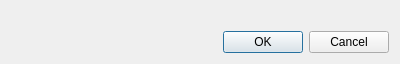
<?xml version="1.0" encoding="UTF-8"?>
<ui version="4.0">
 <class>Dialog</class>
 <widget class="QDialog" name="Dialog">
  <property name="geometry">
   <rect>
    <x>0</x>
    <y>0</y>
    <width>400</width>
    <height>61</height>
   </rect>
  </property>
  <property name="sizePolicy">
   <sizepolicy hsizetype="Minimum" vsizetype="Minimum">
    <horstretch>0</horstretch>
    <verstretch>0</verstretch>
   </sizepolicy>
  </property>
  <property name="windowTitle">
   <string>Debug Layout To Result</string>
  </property>
  <layout class="QGridLayout" name="gridLayout">
   <item row="1" column="0">
    <widget class="QDialogButtonBox" name="buttonBox">
     <property name="orientation">
      <enum>Qt::Horizontal</enum>
     </property>
     <property name="standardButtons">
      <set>QDialogButtonBox::Cancel|QDialogButtonBox::Ok</set>
     </property>
    </widget>
   </item>
   <item row="0" column="0">
    <widget class="QLabel" name="label">
     <property name="sizePolicy">
      <sizepolicy hsizetype="Minimum" vsizetype="Minimum">
       <horstretch>0</horstretch>
       <verstretch>0</verstretch>
      </sizepolicy>
     </property>
     <property name="text">
      <string/>
     </property>
    </widget>
   </item>
  </layout>
 </widget>
 <resources/>
 <connections>
  <connection>
   <sender>buttonBox</sender>
   <signal>accepted()</signal>
   <receiver>Dialog</receiver>
   <slot>accept()</slot>
   <hints>
    <hint type="sourcelabel">
     <x>248</x>
     <y>254</y>
    </hint>
    <hint type="destinationlabel">
     <x>157</x>
     <y>274</y>
    </hint>
   </hints>
  </connection>
  <connection>
   <sender>buttonBox</sender>
   <signal>rejected()</signal>
   <receiver>Dialog</receiver>
   <slot>reject()</slot>
   <hints>
    <hint type="sourcelabel">
     <x>316</x>
     <y>260</y>
    </hint>
    <hint type="destinationlabel">
     <x>286</x>
     <y>274</y>
    </hint>
   </hints>
  </connection>
 </connections>
</ui>
